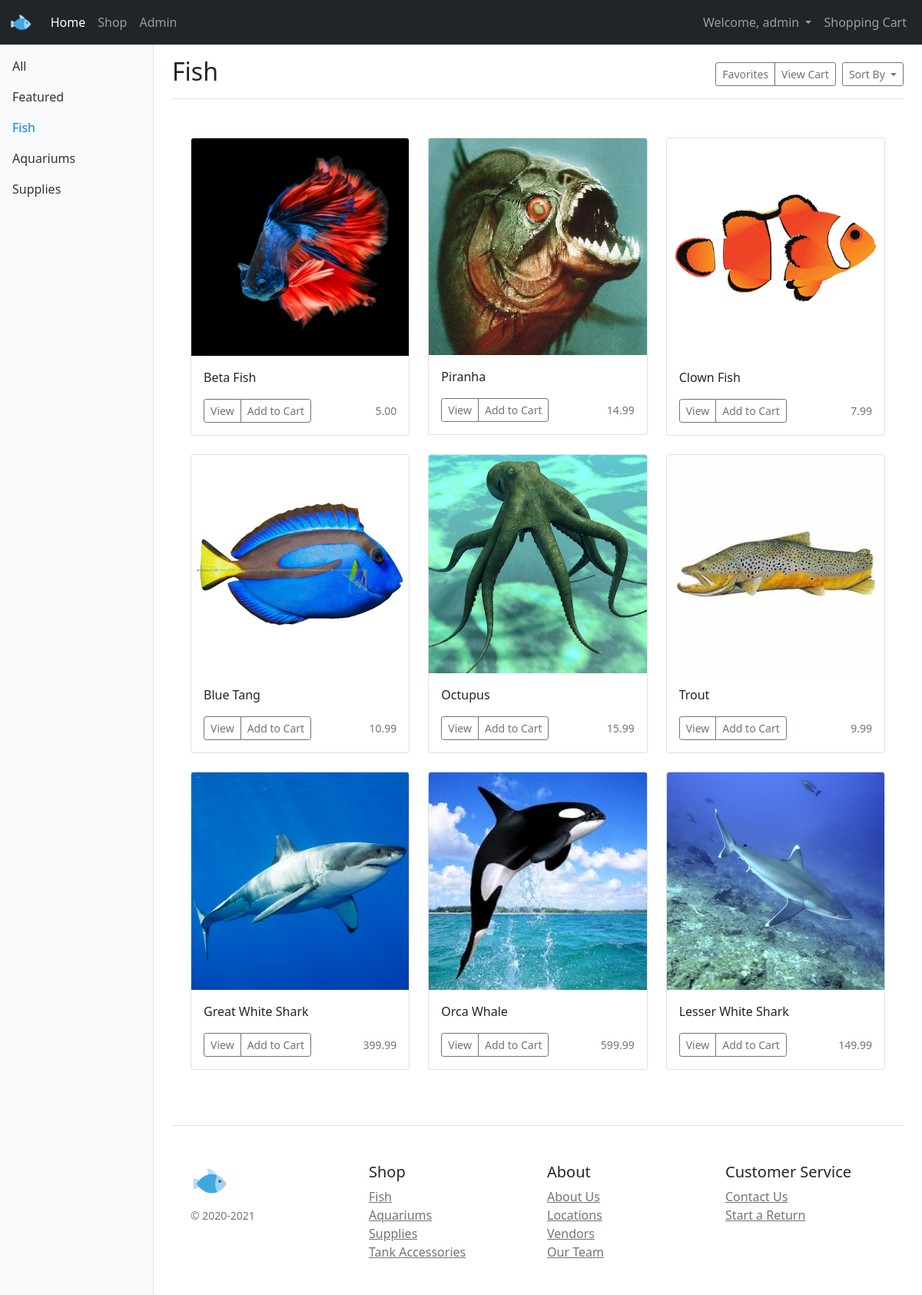
Screenshot of /pages/products-fish.php (signed in) with the database file from the repository.
### tables this page shows
CREATE TABLE `product` (
  `product_id` varchar(100) NOT NULL,
  `product_name` varchar(100) NOT NULL,
  `product_type` varchar(100) NOT NULL,
  `vendor_id` varchar(100) NOT NULL,
  `cost` decimal(10,2) NOT NULL,
  `sales_price` decimal(10,2) NOT NULL,
  `imagepath` varchar(256) DEFAULT NULL,
  `product_desc` varchar(512) NOT NULL,
  `featured` tinyint(1) NOT NULL
);

### pages/checksession.php (called while the page is built, shortened)
<?php
require_once 'user.php';
if($_SESSION['user'])
	{
		$user = $_SESSION['user'];
		$username = $user->username;
		$user_roles = $user->getRoles();
	}
?>

### pages/user.php (called while the page is built, shortened)
<?php
class User{
	function getRoles()
	{
		return $this->role;
	}
}
?>

### pages/products-fish.php (the view, shortened to what this page needs)
<?php
include('header.php');
?>
  <div class="container-fluid">
    <div class="row">
      <nav id="sidebarMenu" class="col-md-3 col-lg-2 d-md-block bg-light sidebar collapse">
        <div class="position-sticky pt-3">
          <ul class="nav flex-column">
            <li class="nav-item">
              <a class="nav-link" href="shop.php">
                All
              </a>
            </li>
            <li class="nav-item">
              <a class="nav-link" href="products-featured.php">
                Featured
              </a>
            </li>
            <li class="nav-item">
              <a class="nav-link active" href="products-fish.php">
                Fish
              </a>
            </li>
            <li class="nav-item">
              <a class="nav-link" href="products-aquariums.php">
                Aquariums
              </a>
            </li>
            <li class="nav-item">
              <a class="nav-link" href="products-supplies.php">
                Supplies
              </a>
            </li>
          </ul>
        </div>
      </nav>
      <main class="checkout col-md-9 ms-sm-auto col-lg-10 px-md-4">
        <div
          class="d-flex justify-content-between flex-wrap flex-md-nowrap align-items-center pt-3 pb-2 mb-3 border-bottom">
          <h1 class="h2">Fish</h1>
          <div class="btn-toolbar mb-2 mb-md-0">
            <div class="btn-group me-2">
              <button type="button" class="btn btn-sm btn-outline-secondary">Favorites</button>
              <a href="cart.php" class="btn btn-sm btn-outline-secondary">View Cart</a>
            </div>
            <div class="dropdown">
              <button class="btn btn-sm btn-outline-secondary dropdown-toggle" type="button" id="dropdownMenuButton1" data-bs-toggle="dropdown" aria-expanded="false">
                Sort By
              </button>
            </div>
          </div>
        </div>
        <div class="album">
          <div class="container">
            <div class="row">
            <?php
							require_once 'config.php';
							$conn = new mysqli($hn, $un, $pw, $db);
							$query="SELECT * FROM product WHERE product_type='Fish'";
							$result = $conn->query($query);
							$rows = $result->num_rows;
							for($j=0; $j<$rows; ++$j) {
                $row = $result->fetch_array(MYSQLI_ASSOC);
                echo <<<_END
                <div class="col-md-4">
                  <div class="card mb-4 box-shadow">
                    <img class="card-img-top" src="../images/$row[imagepath]" alt="Card image">
                    <div class="card-body">
                      <p class="card-text">$row[product_name]</p>
                      <div class="d-flex justify-content-between align-items-center">
                        <div class="btn-group">
                          <a href="product.php?product_id=$row[product_id]" class="btn btn-sm btn-outline-secondary">View</a>
                          <a href="#" class="btn btn-sm btn-outline-secondary">Add to Cart</a>
                        </div>
                        <small class="text-muted">$row[sales_price]</small>
                      </div>
                    </div>
                  </div>
                </div>
                _END;
              }
            ?>
            </div>
          </div>
        </div>
        <?php
        include('footer.php');
        ?>
      </main>
    </div>
  </div>
</body>
</html>

### pages/header.php (shortened to what this page needs)
<?php
require_once 'checksession.php';
?>
<!doctype html>
<html lang="en">
<head>
  <link href="https://cdn.jsdelivr.net/npm/bootstrap@5.0.0-beta2/dist/css/bootstrap.min.css" rel="stylesheet"
>
  <link href="../styles/theme.css" rel="stylesheet">
</head>
<body>
  <header>
    <nav class="navbar navbar-expand-md navbar-dark sticky-top bg-dark">
      <div class="container-fluid">
        <a class="navbar-brand" href="index.php"><img src="../images/fish-logo.png" style="height:30px;"></a>
        <div class="collapse navbar-collapse" id="navbarCollapse">
          <ul class="navbar-nav me-auto mb-2 mb-md-0">
            <li class="nav-item">
              <a class="nav-link active" aria-current="page" href="index.php">Home</a>
            </li>
            <li class="nav-item">
              <a class="nav-link" href="shop.php">Shop</a>
            </li>
        <?php
        if (in_array('admin', $user_roles)) {
            echo '
            <li class="nav-item">
              <a class="nav-link" href="admin.php">Admin</a>
            </li>';
            } else {
              echo '';
            }
        ?>
          </ul>
          <form class="d-flex">
            <ul class="navbar-nav me-auto mb-2 mb-md-0">
              <li class="nav-item dropdown">
                <a class="nav-link dropdown-toggle" href="#" id="navbarDropdown" role="button" data-bs-toggle="dropdown"
                  aria-expanded="false">
                  <?php
                    echo 'Welcome, '.$username;
                  ?>
                </a>
              </li>
              <li class="nav-item">
                <a class="nav-link" href="cart.php">Shopping Cart</a>
              </li>
            </ul>
          </form>
        </div>
      </div>
    </nav>
  </header>

### pages/footer.php
<footer class="container pt-4 my-md-5 pt-md-5 border-top">
	<div class="row">
		<div class="col-12 col-md">
				<img class="mb-2" src="../images/fish-logo.png" alt="" width="50" height="50">
				<small class="d-block mb-3 text-muted">&copy; 2020-2021</small>
		</div>
		<div class="col-6 col-md">
				<h5>Shop</h5>
				<ul class="list-unstyled text-small">
				<li><a class="text-muted" href="#">Fish</a></li>
				<li><a class="text-muted" href="#">Aquariums</a></li>
				<li><a class="text-muted" href="#">Supplies</a></li>
				<li><a class="text-muted" href="#">Tank Accessories</a></li>
				</ul>
		</div>
		<div class="col-6 col-md">
				<h5>About</h5>
				<ul class="list-unstyled text-small">
				<li><a class="text-muted" href="#">About Us</a></li>
				<li><a class="text-muted" href="#">Locations</a></li>
				<li><a class="text-muted" href="#">Vendors</a></li>
				<li><a class="text-muted" href="#">Our Team</a></li>
				</ul>
		</div>
		<div class="col-6 col-md">
				<h5>Customer Service</h5>
				<ul class="list-unstyled text-small">
				<li><a class="text-muted" href="#">Contact Us</a></li>
				<li><a class="text-muted" href="#">Start a Return</a></li>
				</ul>
		</div>
	</div>
</footer>

### styles/theme.css (style rules this page uses)
.album { margin-top: 50px; }
.sidebar { position: fixed; top: 0; bottom: 0; left: 0; z-index: 100; padding: 50px 0 0; box-shadow: inset -1px 0 0 rgba(0, 0, 0, .1); }
.sidebar .nav-link { font-weight: 500; color: #333; }
.sidebar .nav-link.active { color: #007bff; }

### rows the page displays
product: imagepath (picture), product_name "Beta Fish", sales_price "5.00"
product: imagepath (picture), product_name "Piranha", sales_price "14.99"
product: imagepath (picture), product_name "Clown Fish", sales_price "7.99"
product: imagepath (picture), product_name "Blue Tang", sales_price "10.99"
product: imagepath (picture), product_name "Octupus", sales_price "15.99"
product: imagepath (picture), product_name "Trout", sales_price "9.99"
product: imagepath (picture), product_name "Great White Shark", sales_price "399.99"
product: imagepath (picture), product_name "Orca Whale", sales_price "599.99"
product: imagepath (picture), product_name "Lesser White Shark", sales_price "149.99"

### other values shown
$username "admin"
